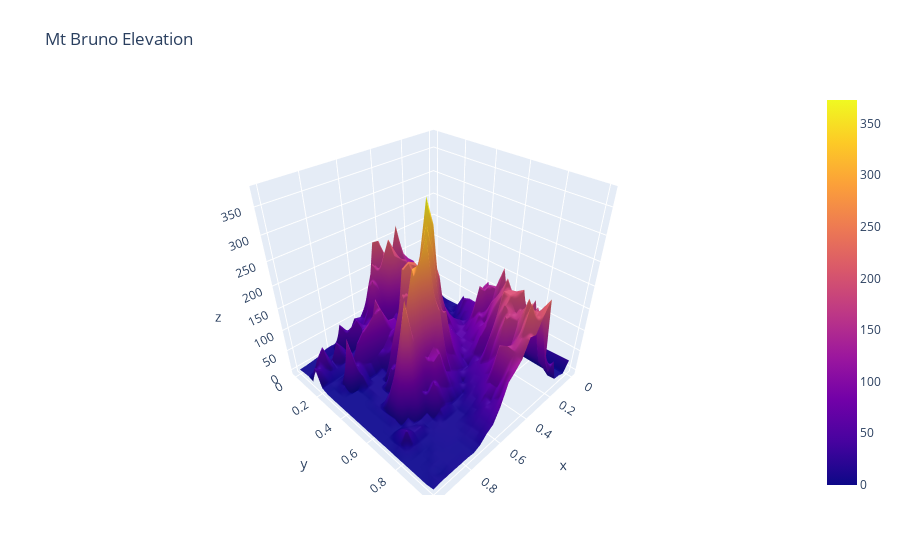

Notebook source saved alongside this figure:
### Markdown cell above
### Passing x and y data to 3D Surface Plot

### Code cell
import plotly.graph_objects as go
import pandas as pd
import numpy as np
# Read data from a csv
z_data = pd.read_csv('https://raw.githubusercontent.com/plotly/datasets/master/api_docs/mt_bruno_elevation.csv')
z = z_data.values
sh_0, sh_1 = z.shape
x, y = np.linspace(0, 1, sh_0), np.linspace(0, 1, sh_1)
print(type(x),x.dtype)

fig = go.Figure(data=[go.Surface(z=z, x=x, y=y)])
fig.update_layout(title='Mt Bruno Elevation', autosize=True,
                  #width=500, height=500,
                  margin=dict(l=65, r=50, b=65, t=90))
fig.show()

### Figure 1 — Plotly figure (JSON) as saved in the notebook; plotly's stock layout.template omitted (floating-point values rounded to 4 significant figures; data arrays with more than 128 entries replaced by an {"elided": "..."} marker saying what was removed)
{"data": [{"type": "surface", "x": [0, 0.04167, 0.08333, 0.125, 0.1667, 0.2083, 0.25, 0.2917, 0.3333, 0.375, 0.4167, 0.4583, 0.5, 0.5417, 0.5833, 0.625, 0.6667, 0.7083, 0.75, 0.7917, 0.8333, 0.875, 0.9167, 0.9583, 1], "y": [0, 0.04167, 0.08333, 0.125, 0.1667, 0.2083, 0.25, 0.2917, 0.3333, 0.375, 0.4167, 0.4583, 0.5, 0.5417, 0.5833, 0.625, 0.6667, 0.7083, 0.75, 0.7917, 0.8333, 0.875, 0.9167, 0.9583, 1], "z": {"elided": "25x25 float values"}}], "layout": {"autosize": true, "margin": {"b": 65, "l": 65, "r": 50, "t": 90}, "title": {"text": "Mt Bruno Elevation"}}}
